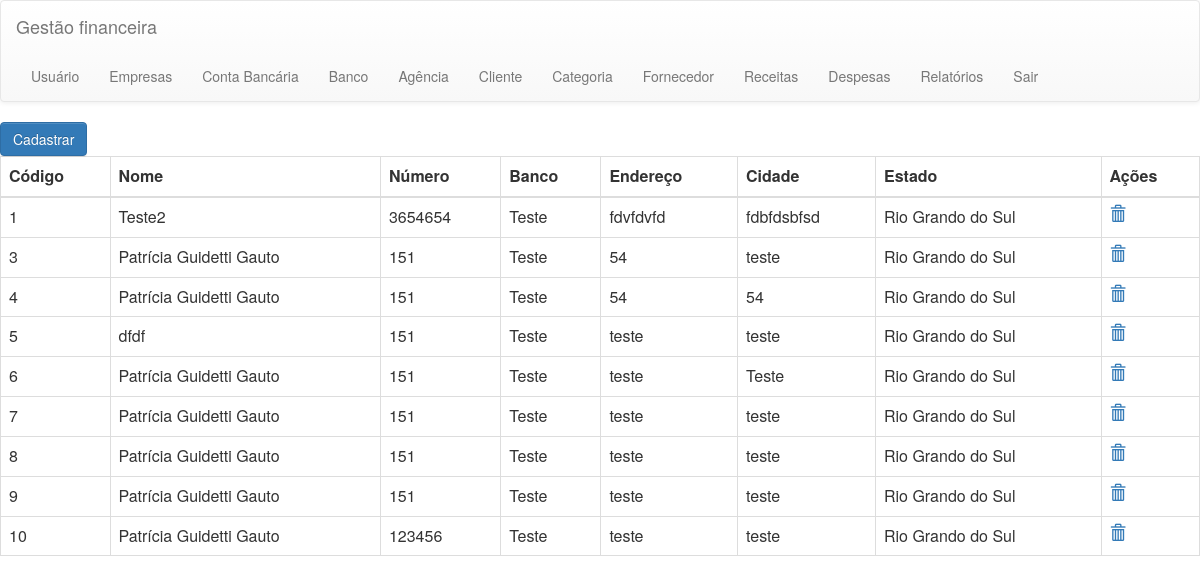
The page /index.php/agencia/list_agencia/ on the database its author committed.
### tables this page shows
CREATE TABLE IF NOT EXISTS `agencias` (
  `id` int(15) NOT NULL AUTO_INCREMENT,
  `nome` varchar(30) NOT NULL,
  `numero` varchar(15) NOT NULL,
  `id_banco` int(15) NOT NULL,
  `endereco` varchar(70) NOT NULL,
  `cidade` varchar(50) NOT NULL,
  `id_estado` int(15) NOT NULL,
  `telefone` varchar(11) NOT NULL,
  PRIMARY KEY (`id`)
);

CREATE TABLE IF NOT EXISTS `bancos` (
  `id` int(15) NOT NULL AUTO_INCREMENT,
  `nome` varchar(35) NOT NULL,
  `numero` varchar(10) NOT NULL,
  PRIMARY KEY (`id`)
);

CREATE TABLE IF NOT EXISTS `estados` (
  `id` int(15) NOT NULL AUTO_INCREMENT,
  `nome` varchar(20) NOT NULL,
  `sigla` varchar(2) NOT NULL,
  PRIMARY KEY (`id`)
);

### application/controllers/Agencia.php (called while the page is built, shortened)
<?php
class Agencia extends CI_Controller {
public function __construct()
       {
            $this->load->view('menu');
       }
    public function list_agencia(){
		$dados['agencias'] = $this->AgenciaModel->get_agencias();
		$this->load->view('Agencia/list', $dados);
	}
}
?>

### index.php (called while the page is built, shortened)
<?php
require_once BASEPATH.'core/CodeIgniter.php';

### application/models/AgenciaModel.php (called while the page is built, shortened)
<?php
class AgenciaModel extends CI_Model {
public function get_agencias() {
		$this->db->select('es.*,es.nome as estado,b.nome as banco, a.*');
		$this->db->join('estados es', 'es.id = a.id_estado');
		$this->db->join('bancos b', 'b.id = a.id_banco');
		$this->db->from('agencias a');
		$agencias = $this->db->get()->result();
		return $agencias;
	}
}
?>

### application/views/Agencia/list.php (the view, shortened to what this page needs)
<html>
    <head>
        <link href="<?= base_url();?>bootstrap/css/bootstrap.css" rel="stylesheet">
    </head>
    <body>
        <a class="btn btn-primary" href="<?= base_url();?>index.php/Agencia">Cadastrar</a>
        <table class="table table-bordered">
            <tr>
                <th>Código</th>
                <th>Nome</th>
                <th>Número</th>
                <th>Banco</th>
                <th>Endereço</th>
                <th>Cidade</th>
                <th>Estado</th>
                <th>Ações</th>
            </tr>
            <tbody>
                 <?php foreach ($agencias as $agencia) : ?>
                 <tr>
                 <td><?php echo $agencia->id ?></td>
                 <td><?php echo $agencia->nome ?></td>
                 <td><?php echo $agencia->numero ?></td>
                 <td><?php echo $agencia->banco ?></td>
                 <td><?php echo $agencia->endereco ?></td>
                 <td><?php echo $agencia->cidade ?></td>
                 <td><?php echo $agencia->estado ?></td>
                 <td>
                     <a href="<?php echo base_url() . 'index.php/Cliente/excluir/' . $agencia->id; ?>" class="glyphicon glyphicon-trash" title="Excluir"></a>
                </td>
                </tr>
                <?php endforeach; ?>
            </tbody>
        </table>
    </body>
</html>

### rows shown on the page
agencias: id "1", nome "Teste2", numero "3654654", id_banco.nome "Teste", endereco "fdvfdvfd", cidade "fdbfdsbfsd", id_estado.nome "Rio Grando do Sul"
agencias: id "3", nome "Patrícia Guidetti Gauto", numero "151", id_banco.nome "Teste", endereco "54", cidade "teste", id_estado.nome "Rio Grando do Sul"
agencias: id "4", nome "Patrícia Guidetti Gauto", numero "151", id_banco.nome "Teste", endereco "54", cidade "54", id_estado.nome "Rio Grando do Sul"
agencias: id "5", nome "dfdf", numero "151", id_banco.nome "Teste", endereco "teste", cidade "teste", id_estado.nome "Rio Grando do Sul"
agencias: id "6", nome "Patrícia Guidetti Gauto", numero "151", id_banco.nome "Teste", endereco "teste", cidade "Teste", id_estado.nome "Rio Grando do Sul"
agencias: id "7", nome "Patrícia Guidetti Gauto", numero "151", id_banco.nome "Teste", endereco "teste", cidade "teste", id_estado.nome "Rio Grando do Sul"
agencias: id "8", nome "Patrícia Guidetti Gauto", numero "151", id_banco.nome "Teste", endereco "teste", cidade "teste", id_estado.nome "Rio Grando do Sul"
agencias: id "9", nome "Patrícia Guidetti Gauto", numero "151", id_banco.nome "Teste", endereco "teste", cidade "teste", id_estado.nome "Rio Grando do Sul"
agencias: id "10", nome "Patrícia Guidetti Gauto", numero "123456", id_banco.nome "Teste", endereco "teste", cidade "teste", id_estado.nome "Rio Grando do Sul"
